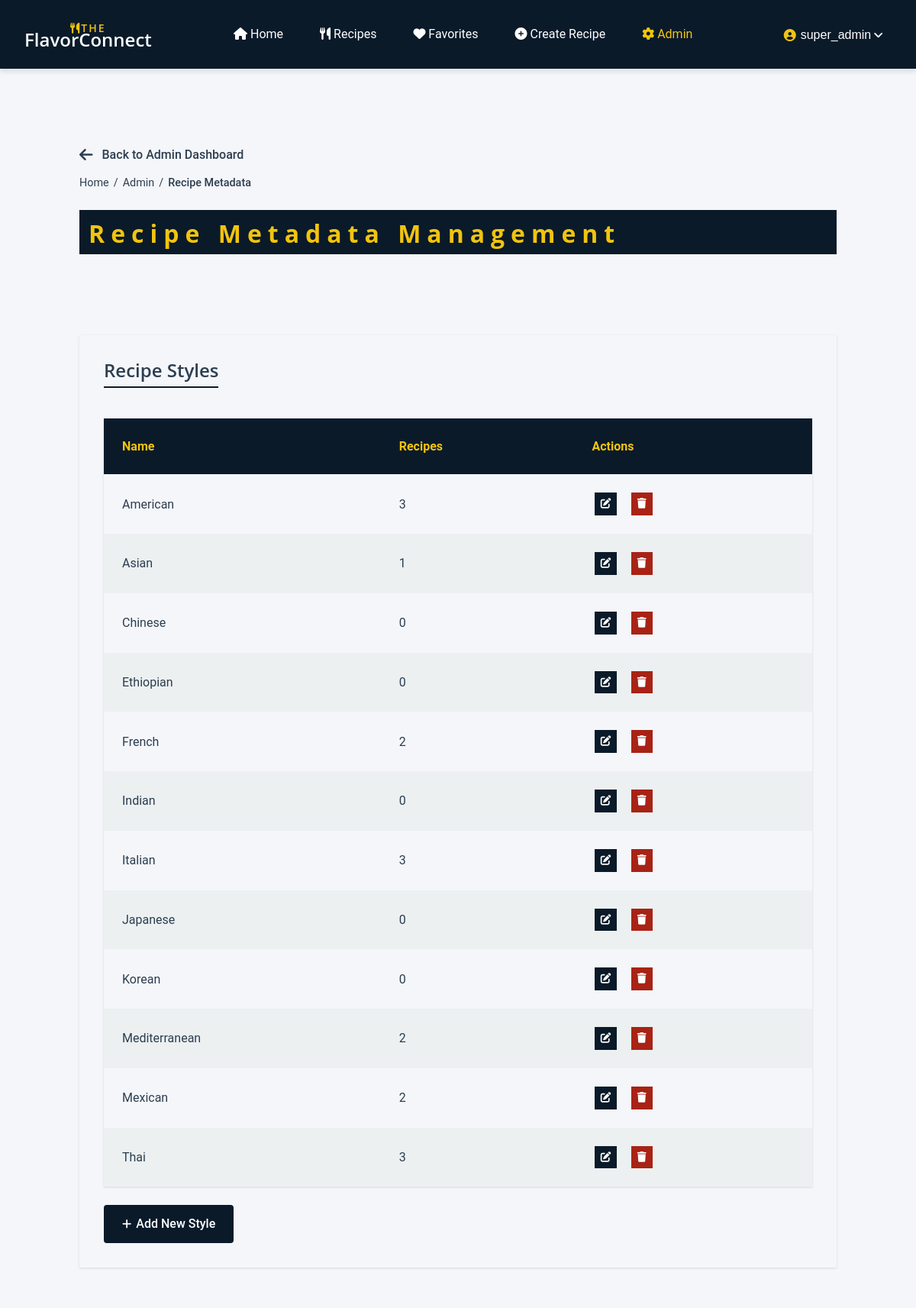
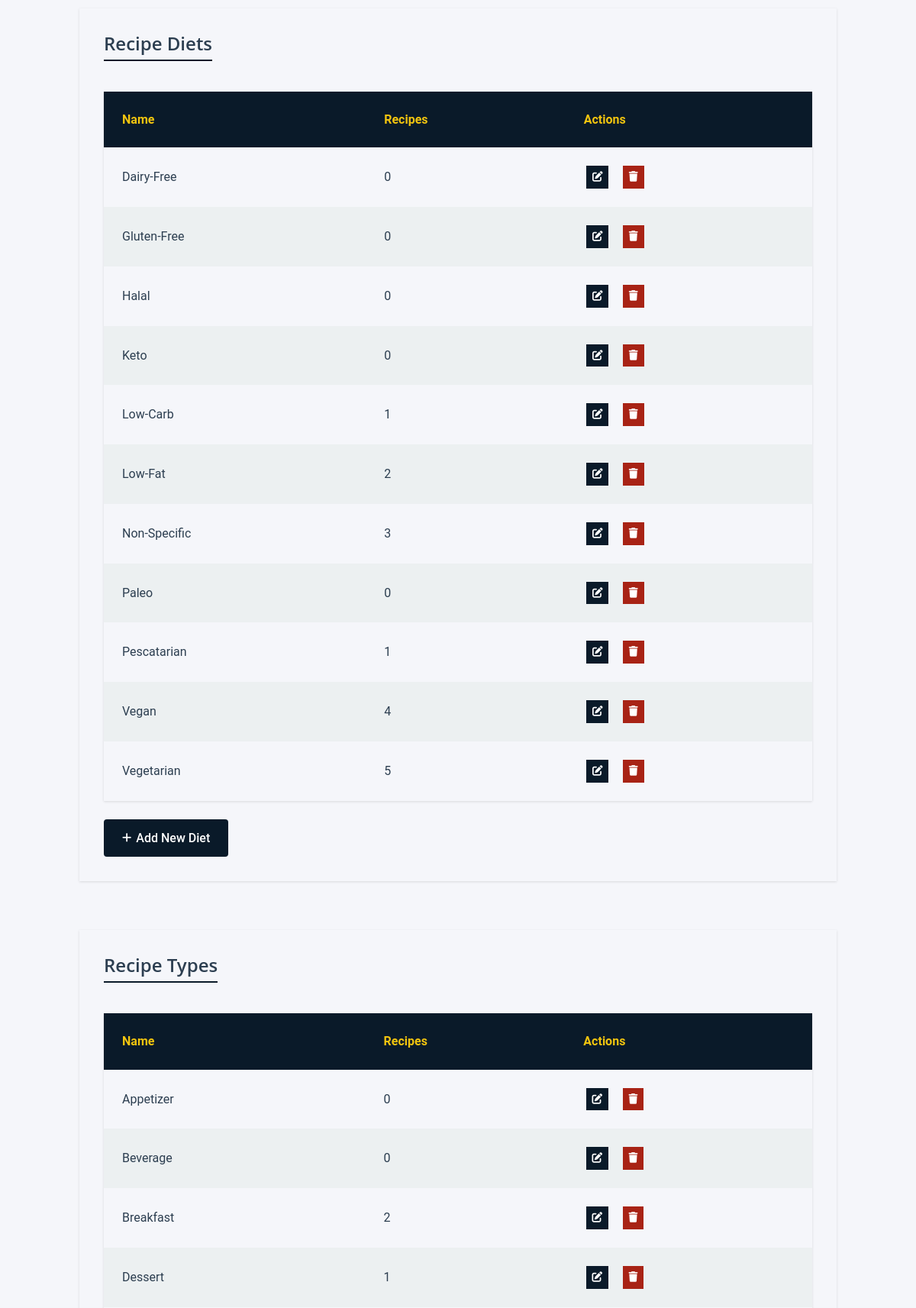
The page /admin/categories/index.php (signed in, upper part) on the database its author committed (2 pictures, top to bottom).
### tables this page shows
CREATE TABLE `user_account` (
  `user_id` int UNSIGNED NOT NULL,
  `username` varchar(50) NOT NULL,
  `first_name` varchar(50) NOT NULL,
  `last_name` varchar(50) NOT NULL,
  `email` varchar(100) NOT NULL,
  `password_hash` varchar(255) NOT NULL,
  `user_level` enum('s','a','u') NOT NULL DEFAULT 'u',
  `is_active` tinyint(1) DEFAULT '1',
  `created_at` timestamp NOT NULL DEFAULT CURRENT_TIMESTAMP,
  `updated_at` timestamp NULL DEFAULT NULL ON UPDATE CURRENT_TIMESTAMP
);

CREATE TABLE `recipe_style` (
  `style_id` int UNSIGNED NOT NULL,
  `name` varchar(50) NOT NULL
);

CREATE TABLE `recipe_diet` (
  `diet_id` int UNSIGNED NOT NULL,
  `name` varchar(50) NOT NULL
);

CREATE TABLE `recipe_type` (
  `type_id` int UNSIGNED NOT NULL,
  `name` varchar(50) NOT NULL
);

### private/core/functions.php (called while the page is built, shortened)
<?php
function url_for($script_path) {
  $base_url = isset($_SERVER['REQUEST_SCHEME']) && isset($_SERVER['HTTP_HOST'])
    ? $_SERVER['REQUEST_SCHEME'] . '://' . $_SERVER['HTTP_HOST']
    : '';
  return $base_url . $script_path;
}
function u($string="") {
  return urlencode($string);
}
function h($string="") {
    return htmlspecialchars((string)$string, ENT_QUOTES, 'UTF-8');
}
?>

### private/core/initialize.php (called while the page is built, shortened)
<?php
spl_autoload_register(function($class) {
    $class_file = PRIVATE_PATH . '/classes/' . $class . '.class.php';
});
require_once(PRIVATE_PATH . '/core/functions.php');
require_once(PRIVATE_PATH . '/core/validation_functions.php');
require_once(PRIVATE_PATH . '/core/database_functions.php');
$session = new Session();

### private/classes/Session.class.php (called while the page is built, shortened)
<?php
class Session {
    private $is_admin;
    public function is_admin() {
        return isset($this->is_admin) && $this->is_admin === true;
    }
    private function check_stored_login() {
        if(isset($_SESSION['user_id'])) {
            $this->is_admin = $_SESSION['is_admin'];
        }
    }
}
?>

### private/classes/DatabaseObject.class.php (called while the page is built, shortened)
<?php
abstract class DatabaseObject {
    protected static $table_name;
    protected static $database;
    protected static $primary_key;
    public static function set_database($database) {
        self::$database = $database;
    }
    public static function get_database() {
        return static::$database;
    }
    protected static function get_primary_key() {
        return static::$primary_key;
    }
    public static function find_by_sql($sql) {
        $database = static::get_database();
        $result = mysqli_query($database, $sql);
        $object_array = [];
        while($record = mysqli_fetch_assoc($result)) {
            $object_array[] = static::instantiate($record);
        }
        return $object_array;
    }
    public static function find_by_id($id) {
        $database = static::get_database();
        $sql = "SELECT * FROM " . static::$table_name . " ";
        $sql .= "WHERE " . static::get_primary_key() . "='" . db_escape($database, $id) . "'";
        $obj_array = static::find_by_sql($sql);
        if(!empty($obj_array)) {
            return array_shift($obj_array);
        } else {
            return false;
        }
    }
    protected static function instantiate($record) {
        $object = new static;
        foreach($record as $property => $value) {
            if(property_exists($object, $property)) {
                $object->$property = $value;
            }
        }
        return $object;
    }
}

### private/core/database_functions.php (called while the page is built, shortened)
<?php
function db_escape($connection, $string) {
  return mysqli_real_escape_string($connection, $string);
}
?>

### private/classes/RecipeAttribute.class.php (called while the page is built, shortened)
<?php
class RecipeAttribute extends DatabaseObject {
    protected static $table_name;
    protected static $primary_key;
    private static $valid_types = [
        'style' => ['table' => 'recipe_style', 'id' => 'style_id'],
        'diet' => ['table' => 'recipe_diet', 'id' => 'diet_id'],
        'type' => ['table' => 'recipe_type', 'id' => 'type_id'],
        'measurement' => ['table' => 'measurement', 'id' => 'measurement_id']
    ];
    private static function setup_for_type($type) {
        $type_info = self::$valid_types[$type];
        self::$table_name = $type_info['table'];
        self::$primary_key = $type_info['id'];
    }
    public static function find_by_type($type) {
        $sql = "SELECT " . self::$primary_key . " as id, name FROM " . self::$table_name . " ORDER BY name";
        $stmt = self::$database->prepare($sql);
        $stmt->execute();
        $result = $stmt->get_result();
        return static::instantiate_result($result);
    }
    protected static function instantiate_result($result) {
        $object_array = [];
        while($record = $result->fetch_assoc()) {
            $object_array[] = static::instantiate($record);
        }
        return $object_array;
    }
    protected static function instantiate($record) {
        $object = new static();
        foreach($record as $property => $value) {
            if(property_exists($object, $property)) {
                $object->$property = $value;
            }
        }
        foreach (self::$valid_types as $type => $info) {
            if ($info['table'] === static::$table_name) {
                $object->type = $type;
                break;
            }
        }
        return $object;
    }
    public static function count_by_attribute_id($id, $type) {
        $column = self::$valid_types[$type]['id'];
        $sql = "SELECT COUNT(*) FROM recipe WHERE {$column} = ?";
        $stmt = self::$database->prepare($sql);
        $stmt->bind_param("i", $id);
        $stmt->execute();
        $result = $stmt->get_result();
        $row = $result->fetch_row();
        return $row[0] ?? 0;
    }
}

### public/admin/categories/index.php (the view, shortened to what this page needs)
<?php
require_once('../../../private/core/initialize.php');
$page_title = 'Admin: Recipe Metadata Management';
$page_style = 'admin';
$styles = RecipeAttribute::find_by_type('style');
$diets = RecipeAttribute::find_by_type('diet');
$types = RecipeAttribute::find_by_type('type');
include(SHARED_PATH . '/member_header.php');
?>
<main class="main-content">
    <div class="admin-management metadata">
        <a href="<?php echo url_for('/admin/index.php'); ?>" class="back-link">
            <i class="fas fa-arrow-left"></i> Back to Admin Dashboard
        </a>
        <div class="breadcrumbs">
            <a href="<?php echo url_for('/'); ?>" class="breadcrumb-item">Home</a>
            <span class="breadcrumb-separator">/</span>
            <a href="<?php echo url_for('/admin/index.php'); ?>" class="breadcrumb-item">Admin</a>
            <span class="breadcrumb-separator">/</span>
            <span class="breadcrumb-item active">Recipe Metadata</span>
        </div>
        <div class="admin-header">
            <h1>Recipe Metadata Management</h1>
        </div>
        <div class="metadata-sections">
            <section class="metadata-section">
                <div class="section-header">
                    <h2>Recipe Styles</h2>
                </div>
                <table class="list">
                    <thead>
                        <tr>
                            <th>Name</th>
                            <th>Recipes</th>
                            <th>Actions</th>
                        </tr>
                    </thead>
                    <tbody>
                        <?php foreach($styles as $style) { ?>
                            <tr>
                                <td data-label="Name"><?php echo h($style->name); ?></td>
                                <td data-label="Recipes"><?php echo RecipeAttribute::count_by_attribute_id($style->id, 'style'); ?></td>
                                <td data-label="Actions" class="actions">
                                    <a href="<?php echo url_for('/admin/categories/style/edit.php?id=' . h(u($style->id))); ?>" class="action edit" title="Edit">
                                        <i class="fas fa-edit"></i>
                                    </a>
                                    <a href="<?php echo url_for('/admin/categories/style/delete.php?id=' . h(u($style->id))); ?>" class="action delete" title="Delete">
                                        <i class="fas fa-trash"></i>
                                    </a>
                                </td>
                            </tr>
                        <?php } ?>
                    </tbody>
                </table>
                <div class="add-new-button">
                    <a href="<?php echo url_for('/admin/categories/style/new.php'); ?>" class="btn btn-primary">
                        <i class="fas fa-plus"></i> Add New Style
                    </a>
                </div>
            </section>
            <section class="metadata-section">
                <div class="section-header">
                    <h2>Recipe Diets</h2>
                </div>
                <table class="list">
                    <thead>
                        <tr>
                            <th>Name</th>
                            <th>Recipes</th>
                            <th>Actions</th>
                        </tr>
                    </thead>
                    <tbody>
                        <?php foreach($diets as $diet) { ?>
                            <tr>
                                <td data-label="Name"><?php echo h($diet->name); ?></td>
                                <td data-label="Recipes"><?php echo RecipeAttribute::count_by_attribute_id($diet->id, 'diet'); ?></td>
                                <td data-label="Actions" class="actions">
                                    <a href="<?php echo url_for('/admin/categories/diet/edit.php?id=' . h(u($diet->id))); ?>" class="action edit" title="Edit">
                                        <i class="fas fa-edit"></i>
                                    </a>
                                    <a href="<?php echo url_for('/admin/categories/diet/delete.php?id=' . h(u($diet->id))); ?>" class="action delete" title="Delete">
                                        <i class="fas fa-trash"></i>
                                    </a>
                                </td>
                            </tr>
                        <?php } ?>
                    </tbody>
                </table>
                <div class="add-new-button">
                    <a href="<?php echo url_for('/admin/categories/diet/new.php'); ?>" class="btn btn-primary">
                        <i class="fas fa-plus"></i> Add New Diet
                    </a>
                </div>
            </section>
            <section class="metadata-section">
                <div class="section-header">
                    <h2>Recipe Types</h2>
                </div>
                <table class="list">
                    <thead>
                        <tr>
                            <th>Name</th>
                            <th>Recipes</th>
                            <th>Actions</th>
                        </tr>
                    </thead>
                    <tbody>
                        <?php foreach($types as $type) { ?>
                            <tr>
                                <td data-label="Name"><?php echo h($type->name); ?></td>
                                <td data-label="Recipes"><?php echo RecipeAttribute::count_by_attribute_id($type->id, 'type'); ?></td>
                                <td data-label="Actions" class="actions">
                                    <a href="<?php echo url_for('/admin/categories/type/edit.php?id=' . h(u($type->id))); ?>" class="action edit" title="Edit">
                                        <i class="fas fa-edit"></i>
                                    </a>
                                    <a href="<?php echo url_for('/admin/categories/type/delete.php?id=' . h(u($type->id))); ?>" class="action delete" title="Delete">
                                        <i class="fas fa-trash"></i>
                                    </a>
                                </td>
                            </tr>
                        <?php } ?>
                    </tbody>
                </table>
            </section>
        </div>
    </div>
</main>
<?php include(SHARED_PATH . '/footer.php'); ?>

### private/shared/member_header.php (shortened to what this page needs)
<!DOCTYPE html>
<html lang="en">
<head>
    <link rel="stylesheet" href="<?php echo url_for('/assets/css/main.css'); ?>">
    <link rel="stylesheet" href="https://cdnjs.cloudflare.com/ajax/libs/font-awesome/6.0.0/css/all.min.css">
    <link rel="stylesheet" href="<?php echo url_for('/assets/css/components/header.css?v=' . time()); ?>">
    <link rel="stylesheet" href="<?php echo url_for('/assets/css/components/member-header.css?v=' . time()); ?>">
    <link rel="stylesheet" href="<?php echo url_for('/assets/css/components/footer.css?v=' . time()); ?>">
    <link rel="stylesheet" href="<?php echo url_for('/assets/css/components/forms.css?v=' . time()); ?>">
    <link rel="stylesheet" href="<?php echo url_for('/assets/css/components/recipe-favorite.css?v=' . time()); ?>">
    <link rel="stylesheet" href="<?php echo url_for('/assets/css/components/recipe-card.css?v=' . time()); ?>">
    <?php if(isset($page_style)) { ?>
    <link rel="stylesheet" href="<?php echo url_for('/assets/css/pages/' . $page_style . '.css?v=' . time()); ?>">
    <?php } ?>
</head>
<body>
    <header class="header" role="banner">
        <div class="header-grid">
            <div class="logo">
                <a href="<?php echo url_for('/index.php'); ?>" aria-label="FlavorConnect Home">
                    <span class="logo-the"><i class="fas fa-utensils"></i>The</span>
                    <h1>FlavorConnect</h1>
                </a>
            </div>
            <nav class="main-nav" role="navigation" aria-label="Main navigation">
                <ul>
                    <li><a href="<?php echo url_for('/index.php'); ?>" <?php echo $page_title === 'Home' ? 'class="active" aria-current="page"' : ''; ?>><i class="fas fa-home" aria-hidden="true"></i> Home</a></li>
                    <li><a href="<?php echo url_for('/recipes/index.php'); ?>" <?php echo $page_title === 'Recipes' ? 'class="active" aria-current="page"' : ''; ?>><i class="fas fa-utensils" aria-hidden="true"></i> Recipes</a></li>
                    <li><a href="<?php echo url_for('/users/favorites.php'); ?>" <?php echo $page_title === 'favorites' ? 'class="active" aria-current="page"' : ''; ?>><i class="fas fa-heart" aria-hidden="true"></i> Favorites</a></li>
                    <li><a href="<?php echo url_for('/recipes/new.php'); ?>" <?php echo $page_title === 'Create Recipe' ? 'class="active" aria-current="page"' : ''; ?>><i class="fas fa-plus-circle" aria-hidden="true"></i> Create Recipe</a></li>
                    <?php if($session->is_admin() || $session->is_super_admin()) {
                        $is_admin_page = strpos($_SERVER['PHP_SELF'], '/admin/') !== false;
                    ?>
                    <li>
                        <a href="<?php echo url_for('/admin/index.php'); ?>" <?php echo $is_admin_page ? 'class="active" aria-current="page"' : ''; ?>>
                            <i class="fas fa-cog" aria-hidden="true"></i> Admin
                        </a>
                    </li>
                    <?php } ?>
                </ul>
            </nav>
            <div class="user-section">
                <div class="user-menu">
                    <button class="user-menu-button" aria-expanded="false" aria-haspopup="true">
                        <?php
                        $current_user = User::find_by_id($session->get_user_id());
                        $username = $current_user ? h($current_user->username) : 'Guest';
                        ?>
                        <span class="username"><i class="fas fa-user-circle" aria-hidden="true"></i> <?php echo $username; ?></span>
                    </button>
                </div>
            </div>
        </div>
    </header>
    <main class="main-content">

### rows shown on the page
user_account: username "super_admin"
recipe_style: name "American", id "3"
recipe_style: name "Asian", id "1"
recipe_style: name "Chinese", id "0"
recipe_style: name "Ethiopian", id "0"
recipe_style: name "French", id "2"
recipe_style: name "Indian", id "0"
recipe_style: name "Italian", id "3"
recipe_style: name "Japanese", id "0"
recipe_style: name "Korean", id "0"
recipe_style: name "Mediterranean", id "2"
recipe_style: name "Mexican", id "2"
recipe_style: name "Thai", id "3"
recipe_diet: name "Dairy-Free", id "0"
recipe_diet: name "Gluten-Free", id "0"
recipe_diet: name "Halal", id "0"
recipe_diet: name "Keto", id "0"
recipe_diet: name "Low-Carb", id "1"
recipe_diet: name "Low-Fat", id "2"
recipe_diet: name "Non-Specific", id "3"
recipe_diet: name "Paleo", id "0"
recipe_diet: name "Pescatarian", id "1"
recipe_diet: name "Vegan", id "4"
recipe_diet: name "Vegetarian", id "5"
recipe_type: name "Appetizer", id "0"
recipe_type: name "Beverage", id "0"
recipe_type: name "Breakfast", id "2"
recipe_type: name "Dessert", id "1"
